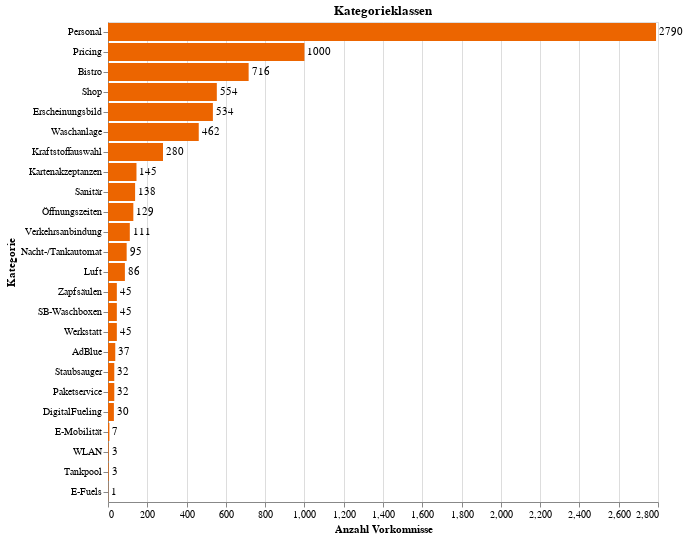

Notebook code for this chart:
### Code cell
kategorien_anzahl_bar = alt.Chart(count_df).mark_bar(color='#EC6500').encode(
    x = alt.X('Anzahl', title='Anzahl Vorkomnisse'),
    y = alt.Y('Kategorie', title='Kategorie', sort='-x')
).properties(
    title='Kategorieklassen'
)
kategorien_anzahl_text = kategorien_anzahl_bar.mark_text(
    align='left',
    baseline= 'middle',
    dx=3
).encode(
    text='Anzahl:Q'
)

kategorien_anzahl_chart = (kategorien_anzahl_bar + kategorien_anzahl_text)
kategorien_anzahl_chart.properties(width=550)

### Figure 1 — Vega-Lite specification as saved in the notebook (floating-point values rounded to 4 significant figures)
{"config": {"view": {"continuousWidth": 400, "continuousHeight": 300}}, "layer": [{"mark": {"type": "bar", "color": "#EC6500"}, "encoding": {"x": {"field": "Anzahl", "title": "Anzahl Vorkomnisse", "type": "quantitative"}, "y": {"field": "Kategorie", "sort": "-x", "title": "Kategorie", "type": "nominal"}}, "title": "Kategorieklassen"}, {"mark": {"type": "text", "align": "left", "baseline": "middle", "dx": 3}, "encoding": {"text": {"field": "Anzahl", "type": "quantitative"}, "x": {"field": "Anzahl", "title": "Anzahl Vorkomnisse", "type": "quantitative"}, "y": {"field": "Kategorie", "sort": "-x", "title": "Kategorie", "type": "nominal"}}, "title": "Kategorieklassen"}], "data": {"name": "data-5284958f324c1fc6adc99a060925db05"}, "width": 550, "$schema": "https://vega.github.io/schema/vega-lite/v4.17.0.json", "datasets": {"data-5284958f324c1fc6adc99a060925db05": [{"Kategorie": "Nacht-/Tankautomat", "Anzahl": 95}, {"Kategorie": "Luft", "Anzahl": 86}, {"Kategorie": "Pricing", "Anzahl": 1000}, {"Kategorie": "Kraftstoffauswahl", "Anzahl": 280}, {"Kategorie": "Bistro", "Anzahl": 716}, {"Kategorie": "Sanitär", "Anzahl": 138}, {"Kategorie": "Staubsauger", "Anzahl": 32}, {"Kategorie": "Verkehrsanbindung", "Anzahl": 111}, {"Kategorie": "Zapfsäulen", "Anzahl": 45}, {"Kategorie": "WLAN", "Anzahl": 3}, {"Kategorie": "Paketservice", "Anzahl": 32}, {"Kategorie": "DigitalFueling", "Anzahl": 30}, {"Kategorie": "E-Mobilität", "Anzahl": 7}, {"Kategorie": "Waschanlage", "Anzahl": 462}, {"Kategorie": "Personal", "Anzahl": 2790}, {"Kategorie": "Tankpool", "Anzahl": 3}, {"Kategorie": "SB-Waschboxen", "Anzahl": 45}, {"Kategorie": "Shop", "Anzahl": 554}, {"Kategorie": "AdBlue", "Anzahl": 37}, {"Kategorie": "E-Fuels", "Anzahl": 1}, {"Kategorie": "Erscheinungsbild", "Anzahl": 534}, {"Kategorie": "Öffnungszeiten", "Anzahl": 129}, {"Kategorie": "Werkstatt", "Anzahl": 45}, {"Kategorie": "Kartenakzeptanzen", "Anzahl": 145}]}}
